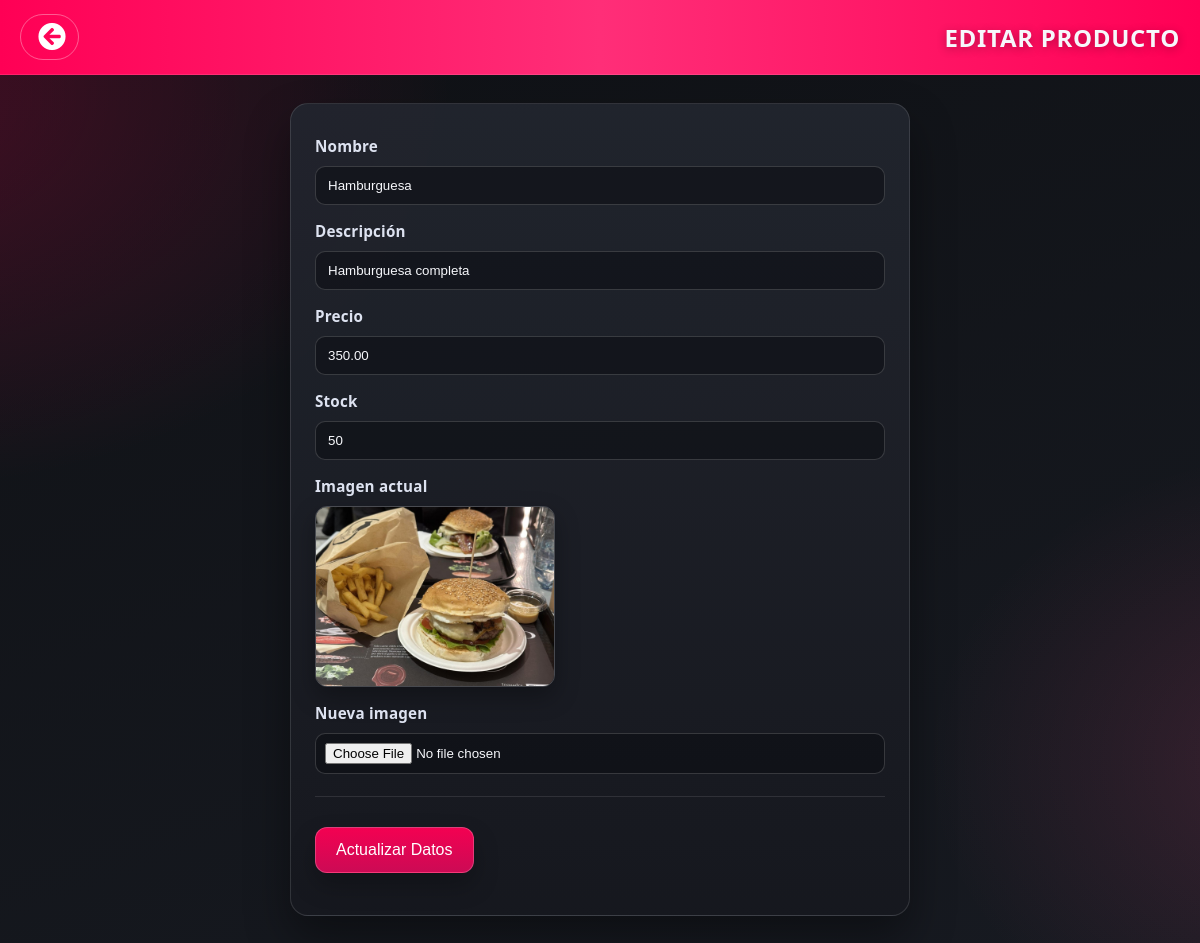
Page /MVCsix1.0/update.php?ID=1 (signed in) on the committed database.
### tables this page shows
CREATE TABLE productos (
    id_producto INT AUTO_INCREMENT PRIMARY KEY,
    nombre VARCHAR(100) NOT NULL,
    descripcion TEXT,
    precio DECIMAL(10,2) NOT NULL,
    stock INT NOT NULL DEFAULT 0,
    img VARCHAR(255),
    id_categoria INT,
    estado ENUM('Activo','Inactivo') NOT NULL DEFAULT 'Activo',
    creado_en TIMESTAMP NOT NULL DEFAULT CURRENT_TIMESTAMP,
    actualizado_en TIMESTAMP NOT NULL DEFAULT CURRENT_TIMESTAMP ON UPDATE CURRENT_TIMESTAMP,
    CONSTRAINT fk_productos_categoria FOREIGN KEY (id_categoria) REFERENCES categorias(id_categoria)
        ON DELETE SET NULL ON UPDATE CASCADE,
    CONSTRAINT chk_productos_precio CHECK (precio > 0),
    CONSTRAINT chk_productos_stock CHECK (stock >= 0),
    INDEX idx_productos_estado (estado),
    INDEX idx_productos_id_categoria (id_categoria)
);

### src/Support/Autoload.php (called while the page is built, shortened)
<?php
spl_autoload_register(function ($class) {
    $prefix = 'App\\';
    $relative = substr($class, strlen($prefix));
    $path = __DIR__ . '/../' . str_replace('\\', '/', $relative) . '.php';
});

### src/Support/Database.php (called while the page is built, shortened)
<?php
class Database
{
    private static $connection = null;
    public static function config(array $overrides = array())
    {
        $config = array(
            'host' => getenv('APP_DB_HOST') ?: 'localhost',
            'user' => getenv('APP_DB_USER') ?: 'root',
            'password' => getenv('APP_DB_PASSWORD') ?: '',
            'database' => getenv('APP_DB_NAME') ?: 'ProyectoMagnus',
            'charset' => getenv('APP_DB_CHARSET') ?: 'utf8mb4',
        );
        return $config;
    }
    public static function connect(array $overrides = array())
    {
        if (self::$connection === null) {
            self::$connection = self::createConnection($overrides);
        }
        return self::$connection;
    }
    private static function createConnection(array $overrides)
    {
        $config = self::config($overrides);
        $connection = mysqli_connect(
            (string) $config['host'],
            (string) $config['user'],
            (string) $config['password'],
            (string) $config['database']
        );
        if ($connection && !empty($config['charset'])) {
            mysqli_set_charset($connection, (string) $config['charset']);
        }
        return $connection;
    }
}

### MVCsix1.0/Producto.php (called while the page is built, shortened)
<?php
class Producto
{
    private $servicio;
    public function __construct()
    {
        $this->servicio = new App\Services\ProductoService();
    }
    public function BuscarProducto($idProducto)
    {
        return $this->find($idProducto);
    }
    public function find($idProducto)
    {
        return $this->servicio->buscar($idProducto);
    }
}

### src/Services/ProductoService.php (called while the page is built, shortened)
<?php
class ProductoService
{
    private $repositorio;
    public function __construct(ProductoRepository $repositorio = null)
    {
        $this->repositorio = $repositorio ?: new ProductoRepository();
    }
    public function buscar($idProducto) { return (int) $idProducto > 0 ? $this->repositorio->buscar((int) $idProducto) : null; }
}

### src/Repositories/ProductoRepository.php (called while the page is built, shortened)
<?php
class ProductoRepository
{
    private $connection;
    public function __construct($connection = null)
    {
        $this->connection = $connection ?: Database::connect();
    }
    public function buscar($idProducto)
    {
        $stmt = mysqli_prepare($this->connection, 'SELECT id_producto, nombre, descripcion, precio, stock, img, id_categoria, estado FROM productos WHERE id_producto = ? LIMIT 1');
        mysqli_stmt_bind_param($stmt, 'i', $idProducto);
        mysqli_stmt_execute($stmt);
        $result = mysqli_stmt_get_result($stmt);
        $producto = $result ? mysqli_fetch_assoc($result) : null;
        return $producto ?: null;
    }
}

### MVCsix1.0/update.php (the view, shortened to what this page needs)
<?php
$IDProducto = filter_input(INPUT_GET, 'ID', FILTER_VALIDATE_INT);
require_once "Producto.php";
$producto = new Producto();
$datosProducto = $producto->BuscarProducto($IDProducto);
$updateCssVersion = @filemtime(__DIR__ . '/../estilos/update.css') ?: time();
function h($value)
{
    return htmlspecialchars((string) $value, ENT_QUOTES, 'UTF-8');
}
function resolverRutaImagen($ruta, $nombreProducto = '')
{
  $ruta = trim((string) $ruta);
  $nombre = mb_strtolower((string) $nombreProducto, 'UTF-8');
  $imagenesEspecificas = array(
    'hamburguesa bacon' => 'files/ham2.png',
    'cheeseburger' => 'files/ham5.png',
    'hamburguesa' => 'img/default_hamburguesa_hq.jpg',
    'pizza' => 'img/default_pizza_hq.jpg',
    'coca cola' => 'img/coca-orig.jpeg',
    'coca' => 'img/coca-orig.jpeg',
    'cola' => 'img/coca-orig.jpeg',
    'agua' => 'img/agua_hq.jpg',
    'papas fritas' => 'files/papas.png',
    'papas' => 'files/papas.png',
    'helado vainilla' => 'files/Helado.jpg',
    'helado' => 'files/Helado.jpg',
    'nuggets' => 'img/nuggets_pollo_real.jpg',
    'jugo de naranja' => 'img/jugo_naranja_real.jpg',
    'jugo' => 'img/jugo_naranja_real.jpg'
  );
  foreach ($imagenesEspecificas as $keyword => $rutaEspecifica) {
    if (mb_strpos($nombre, $keyword) !== false && is_file(__DIR__ . '/' . $rutaEspecifica)) {
      return $rutaEspecifica;
    }
  }
  return null;
}
$imgActualUrl = resolverRutaImagen($datosProducto['img'] ?? '', $datosProducto['nombre'] ?? '');
?>
<!DOCTYPE html>
<html lang="en">
<head>
<link rel="stylesheet" type="text/css" href="../estilos/update.css?v=<?php echo $updateCssVersion; ?>">
<link rel="stylesheet" href="https://cdnjs.cloudflare.com/ajax/libs/font-awesome/5.15.3/css/all.min.css">
</head>
<body>
<header>
<a class="Atras" href="index.php">
  <i class="fas fa-arrow-circle-left" style="margin-left: 5px;"></i>
</a>
<h1>Editar Producto</h1>
</header>
<div class="contenido">
  <form method="post" action="InterfazProducto.php" enctype="multipart/form-data">
    <label>Nombre</label>
    <input type="text" name="Nombre" id="Nombre" class="form-control" maxlength="100" required value="<?php echo h($datosProducto['nombre']); ?>">
    <label>Descripción</label>
    <input type="text" name="Descripcion" id="Descripcion" class="form-control" maxlength="100" required value="<?php echo h($datosProducto['descripcion']); ?>">
    <label>Precio</label>
    <input type="number" step="0.01" name="Precio" id="Precio" class="form-control" maxlength="100" required value="<?php echo h($datosProducto['precio']); ?>">
    <label>Stock</label>
    <input type="number" name="Stock" id="Stock" class="form-control" maxlength="100" required value="<?php echo h($datosProducto['stock']); ?>">
    <label>Imagen actual</label>
    <?php if (!empty($imgActualUrl)) { ?>
      <img class="preview-image" src="<?php echo h($imgActualUrl); ?>" alt="<?php echo h($datosProducto['nombre']); ?>">
    <?php } else { ?>
      <p class="preview-empty">No hay imagen cargada.</p>
    <?php } ?>
    <label>Nueva imagen</label>
    <input type="file" name="fileTest" id="fileTest" accept="image/*">
    <hr>
    <p><input class="boton" type="submit" name="submit" value="Actualizar Datos"></p>
  </form>
</div>
</body>
</html>

### estilos/update.css (style rules this page uses)
:root { --bg-main: #0f1115; --bg-soft: #171a21; --panel-top: rgba(34, 37, 46, 0.95); --panel-bottom: rgba(22, 24, 31, 0.95); --accent: #ff0055; --accent-soft: #ff4d8a; --text: #f6f7fb; --muted: #b8bfd1; --line: rgba(255, 255, 255, 0.12); }
* { box-sizing: border-box; }
body { margin: 0; min-height: 100vh; color: var(--text); font-family: "Segoe UI", Tahoma, Geneva, Verdana, sans-serif; background: radial-gradient(55rem 38rem at -10% 10%, rgba(255, 0, 85, 0.22), transparent 65%), radial-gradient(35rem 28rem at 110% 80%, rgba(255, 77, 138, 0.16), transparent 70%), linear-gradient(160deg, var(--bg-main), var(--bg-soft)); }
header { min-height: 72px; padding: 14px 20px; display: flex; align-items: center; justify-content: space-between; gap: 10px; border-bottom: 1px solid var(--line); background: linear-gradient(90deg, #ff0055, #ff2e78 50%, #ff0055); }
h1 { margin: 0; font-size: clamp(1.2rem, 2vw, 1.8rem); letter-spacing: 0.7px; text-transform: uppercase; text-shadow: 0 2px 10px rgba(0, 0, 0, 0.3); }
.Atras { min-height: 42px; display: inline-flex; align-items: center; justify-content: center; padding: 8px 12px; color: #fff; text-decoration: none; border-radius: 999px; border: 1px solid rgba(255, 255, 255, 0.35); transition: transform 0.2s ease, background-color 0.2s ease; }
.Atras i { font-size: 28px; }
.contenido { width: min(960px, 94%); margin: 28px auto 36px; }
form { width: min(620px, 100%); margin: 0 auto; padding: 26px 24px; border-radius: 18px; border: 1px solid var(--line); background: linear-gradient(180deg, var(--panel-top), var(--panel-bottom)); box-shadow: 0 22px 44px rgba(0, 0, 0, 0.38); display: flex; flex-direction: column; gap: 10px; }
label { margin-top: 6px; font-size: 0.95rem; font-weight: 600; color: #dde2f0; letter-spacing: 0.2px; }
.form-control, input[type="file"] { width: 100%; padding: 11px 12px; border-radius: 10px; border: 1px solid rgba(255, 255, 255, 0.16); background: rgba(12, 14, 19, 0.55); color: var(--text); transition: border-color 0.2s ease, box-shadow 0.2s ease; }
input[type="file"] { padding: 9px; }
.preview-image { width: min(240px, 100%); max-height: 220px; object-fit: cover; border-radius: 12px; border: 1px solid rgba(255, 255, 255, 0.2); box-shadow: 0 10px 24px rgba(0, 0, 0, 0.3); }
hr { width: 100%; margin: 12px 0 4px; border: 0; border-top: 1px solid rgba(255, 255, 255, 0.1); }
.boton { min-height: 46px; padding: 12px 20px; border: 1px solid rgba(255, 255, 255, 0.22); border-radius: 12px; color: #fff; font-size: 1rem; cursor: pointer; background: linear-gradient(180deg, rgba(255, 0, 85, 0.95), rgba(214, 10, 88, 0.95)); box-shadow: 0 12px 24px rgba(0, 0, 0, 0.25); transition: transform 0.2s ease, filter 0.2s ease; }

### rows in the picture
productos: Nombre "Hamburguesa", Descripcion "Hamburguesa completa", Precio "350.00", Stock "50"
